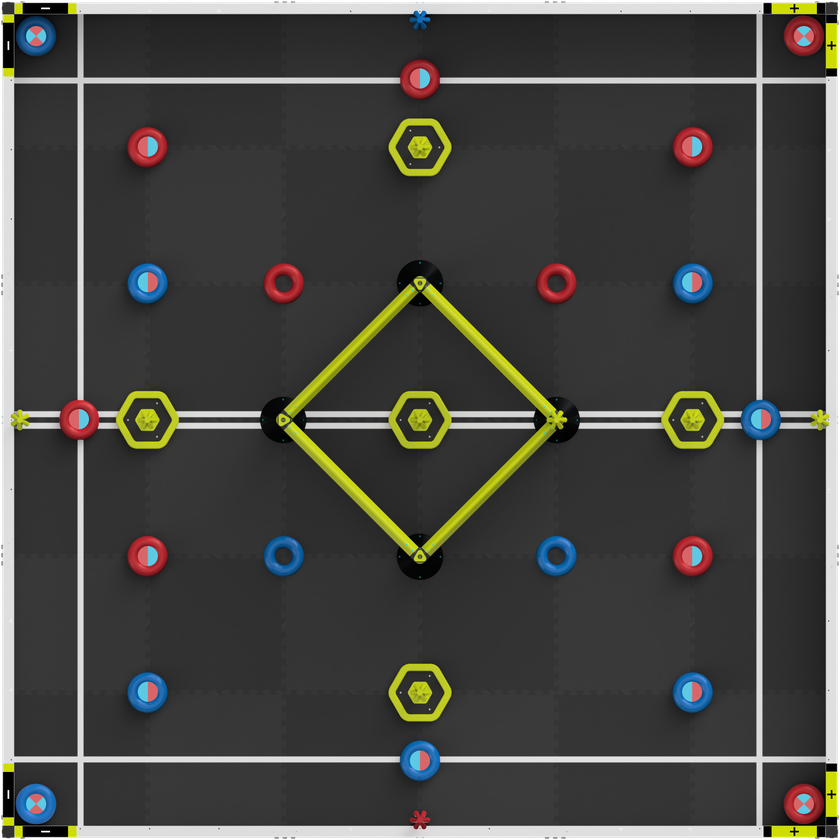
#> input picture Assets/VURC-HighStakes-H2H-TileColor66_71-2000x2000.png, 840 x 840 px, shrunk from 2000 x 2000 before the run, found by its file name
$ python main.py
#> lines starting #> are read from the running program, lines starting #| are printed output that depends on the picture
### V2/dataClass.py


class dataClass:
    def __init__(self, refresh_rate, storeTime, ax):
#> called with refresh_rate = 0.0167, storeTime = 4
        self.refresh_rate = refresh_rate
        self.storeTime = storeTime
        # number of data points
        n = (1.0 / self.refresh_rate) * storeTime
        self.x_data = [0.0] * int(n)
        for i in range(len(self.x_data)):
            self.x_data[i] = -i * self.refresh_rate
        self.x_data.reverse()
        self.y_data = [0.0] * int(n)
        self.ax = ax
        self.line, = self.ax.plot(self.x_data, self.y_data, '-')

    def addData(self, x, y):
            self.x_data.append(x)
            self.y_data.append(y)
            self.x_data.pop(0)
            self.y_data.pop(0)
            self.line.set_data(self.x_data, self.y_data)
            self.ax.relim()
            self.ax.autoscale_view()
            #self.ax.figure.canvas.draw()  # Force a redraw of the figure

### V2/main.py
from matplotlib import pyplot
from matplotlib.animation import FuncAnimation
import time
import dataClass as dc
import math
import numpy as np

FPS = 60.0
# Data save time
save_time = 4
num_graphs = 2


# number of data points
n = FPS * save_time
refresh_rate = 1.0 / FPS

# Calculate the number of subplots needed
num_plots = num_graphs + 1

# Determine the number of rows and columns needed
num_cols = 3  # You can adjust this based on your preference
num_rows = (num_plots + num_cols - 1) // num_cols  # Calculate the number of rows needed

# Create the subplots
figure, axs = pyplot.subplots(nrows=num_rows, ncols=num_cols, figsize=(15, 7))

# Flatten the axs array for easy indexing
axs = axs.flatten()

# Create a list to store dataClass objects
data_classes = [dc.dataClass(refresh_rate, save_time, axs[i]) for i in range(num_graphs)]

start_time = time.time()
# Updates the data list, keeping the same length and removing the oldest element
def updateData(frame):
    t = time.time() - start_time
    # Iterate through the list and call addData for each dataClass object
    for data_class in data_classes:
        data_class.addData(t, math.sin(.5 * t))
    # Return the updated lines
    return [data_class.line for data_class in data_classes]

img = pyplot.imread("Assets/VURC-HighStakes-H2H-TileColor66_71-2000x2000.png")
#> img is the input picture: shape (840, 840, 4) float32; mean R, G, B, A 0.271, 0.27, 0.254, 0.988
img = np.clip(img, 0, 1)
# Create a figure and an axis
axs[num_graphs].imshow(img, extent=[0, 144, 0, 144], zorder=0, animated=False)  # Changed to valid index [1, 2]


# Define the labels for each subplot
y_labels = [['d1', 'd2', 'd3'], ['d3', 'y (inch)', 'd1']]

for i in range(len(axs) -1):
        axs[i].set_xlabel('Time (s)')
        #axs[i].set_ylabel(y_labels[i])
        axs[i].grid(True)
axs[num_graphs].grid(False)

animation = FuncAnimation(figure, updateData, interval=(refresh_rate * 1000.0), blit=True, cache_frame_data=True)
pyplot.show()
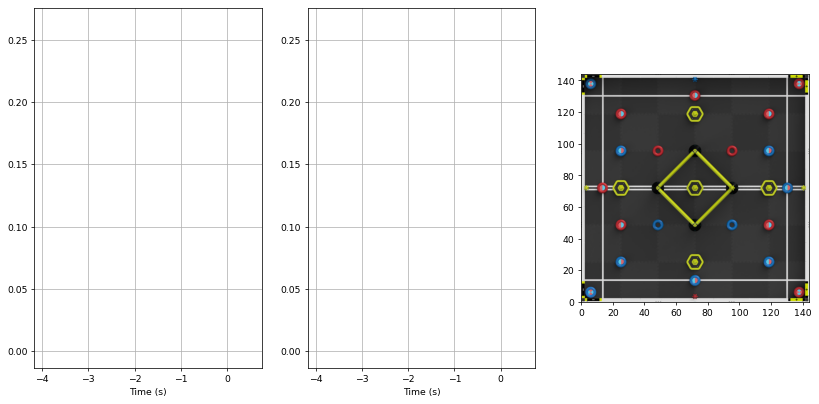
#> figure drawn by matplotlib, 3 panels; panel 1: curve peaks at x = 0.53, y = 0.262; panel 2: curve peaks at x = 0.53, y = 0.262
